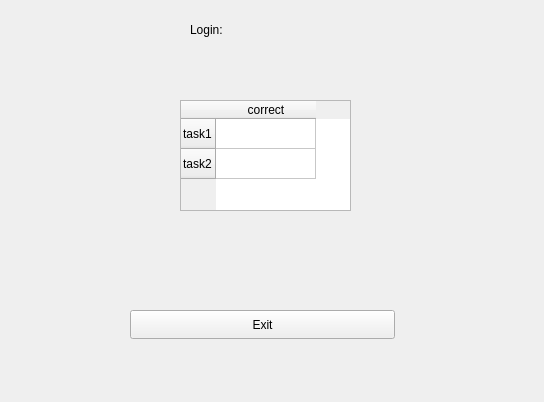
<?xml version="1.0" encoding="UTF-8"?>
<ui version="4.0">
 <class>Stat</class>
 <widget class="QWidget" name="Stat">
  <property name="geometry">
   <rect>
    <x>0</x>
    <y>0</y>
    <width>544</width>
    <height>402</height>
   </rect>
  </property>
  <property name="windowTitle">
   <string>Form</string>
  </property>
  <widget class="QPushButton" name="pushButton_exit_stat">
   <property name="geometry">
    <rect>
     <x>130</x>
     <y>310</y>
     <width>265</width>
     <height>29</height>
    </rect>
   </property>
   <property name="text">
    <string>Exit</string>
   </property>
  </widget>
  <widget class="QTableWidget" name="tableWidget_stat">
   <property name="geometry">
    <rect>
     <x>180</x>
     <y>100</y>
     <width>171</width>
     <height>111</height>
    </rect>
   </property>
   <row>
    <property name="text">
     <string>task1</string>
    </property>
   </row>
   <row>
    <property name="text">
     <string>task2</string>
    </property>
   </row>
   <column>
    <property name="text">
     <string>correct</string>
    </property>
   </column>
  </widget>
  <widget class="QLabel" name="label_6">
   <property name="geometry">
    <rect>
     <x>190</x>
     <y>20</y>
     <width>41</width>
     <height>20</height>
    </rect>
   </property>
   <property name="text">
    <string>Login:</string>
   </property>
  </widget>
  <widget class="QLabel" name="label_login">
   <property name="geometry">
    <rect>
     <x>240</x>
     <y>20</y>
     <width>63</width>
     <height>20</height>
    </rect>
   </property>
   <property name="text">
    <string/>
   </property>
  </widget>
 </widget>
 <resources/>
 <connections/>
</ui>
